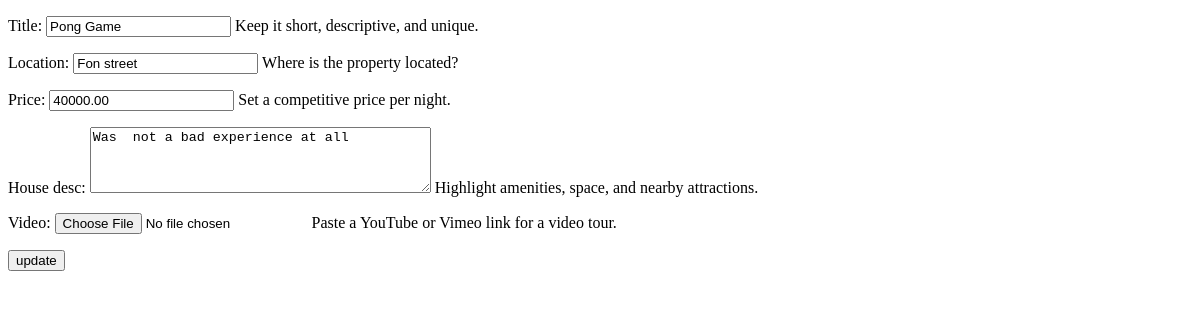
The page /housing/house-edit/13/edit-house-details/ on the database as committed earlier.
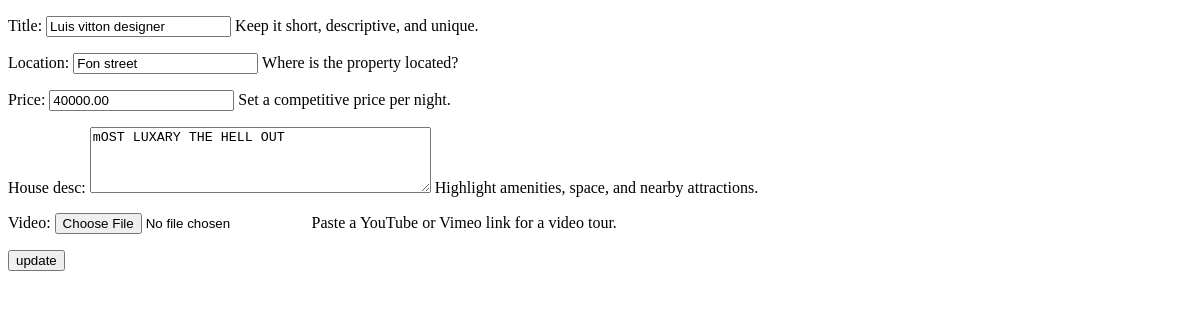
The same page on the database as committed later.
### housing/models.py (models this page shows, shortened)
class House(models.Model):
    title = models.CharField(max_length=100)
    owner = models.ForeignKey(User, related_name="houses", on_delete=models.CASCADE)
    location = models.CharField(max_length=100)
    address = models.CharField(max_length=255)
    price = models.DecimalField(max_digits=10, decimal_places=2)
    house_desc = models.TextField( )
    num_bedrooms = models.PositiveSmallIntegerField(default=1)
    num_bathrooms = models.PositiveSmallIntegerField(default=1)
    furnished = models.BooleanField(default=False)
    has_wifi = models.BooleanField(default=True)
    utilities_included = models.BooleanField(default=False)
    lease_duration_months = models.PositiveSmallIntegerField(default=12)
    deposit_amount = models.DecimalField(max_digits=10, decimal_places=2, default=0.00)
    proximity_to_campus = models.FloatField(
        help_text="Distance to campus in kilometers", default=1.0
    )
    max_occupants = models.PositiveSmallIntegerField(default=4)
    available_from = models.DateField(default=timezone.now)
    security_features = models.JSONField(
        default=dict,
        help_text="e.g. {'gated': True, 'guards': True, 'cctv': False}"
    )
    video = models.FileField(upload_to="house_videos/")
    view_count = models.PositiveIntegerField(default=0)
    created_at = models.DateTimeField(default=timezone.now)

### housing/views.py (the view, shortened to what this page needs)
# urls.py: path("house-edit/<int:pk>/edit-house-details/", views.HouseDetailEditView.as_view(), name="edit-house-details"),
class HouseDetailEditView(UpdateView):
    model = House
    form_class = HouseForm
    template_name = "housing/house_detail_edit.html"
    context_object_name = "house"
    success_url = reverse_lazy("housing:home")
    pk_url_kwarg = "pk"

### housing/templates/housing/house_detail_edit.html (shortened to what this page needs)
<!DOCTYPE html>
<html lang="en">
<head>
</head>
<body>
<div>
    <form action="{% url 'housing:edit-house-details' object.id %}" method="post">
        {{ form.as_p }}
        <button type="submit">update</button>
    </form>
</div>
</body>
</html>

Rows that differ between the two databases and show on the page:
changed House "Fon street": title "Pong Game" → "Luis vitton designer"; house_desc "Was not a bad experience at all" → "mOST LUXARY THE HELL OUT"
